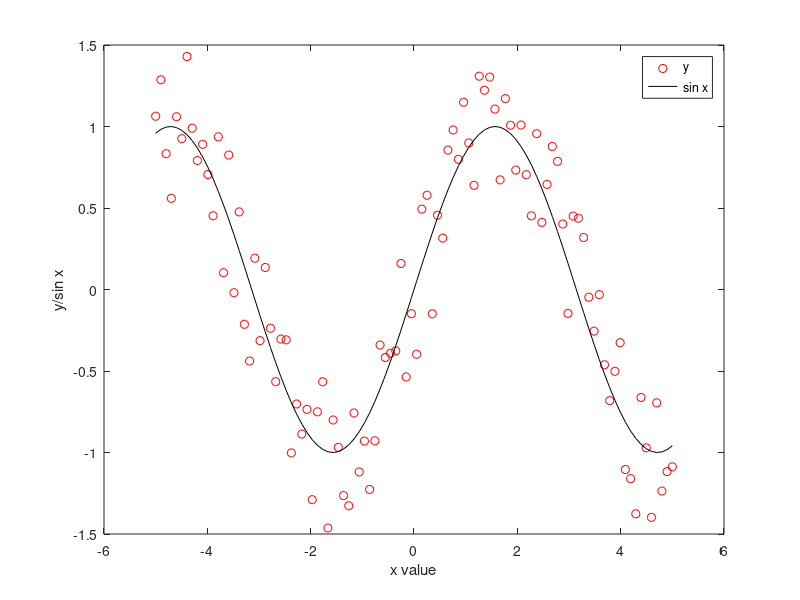

Here is the MATLAB script that generated this plot:
% Name: Andrew Pang
% Date: 5 APR 2019
% Task 2 : Import data
close all; clear all; clc;

%opens the file lab4_plot_data.txt
datum = fopen('lab4_plot_data.txt');

%reads the first line and converts it to a numerix matrix
x = str2num(fgetl(datum));

%reads the next line and does the same 
y1 = str2num(fgetl(datum));

%calculates sin (x) for each value of x
y2 = sin(x);

%plots a graph of y values from file agaisnt x 
plot(x,y1,'ro',x,y2,'k-');

%adds a label and legend to current figure
xlabel('x value');
ylabel('y/sin x');
legend('y','sin x');

fclose(datum);
